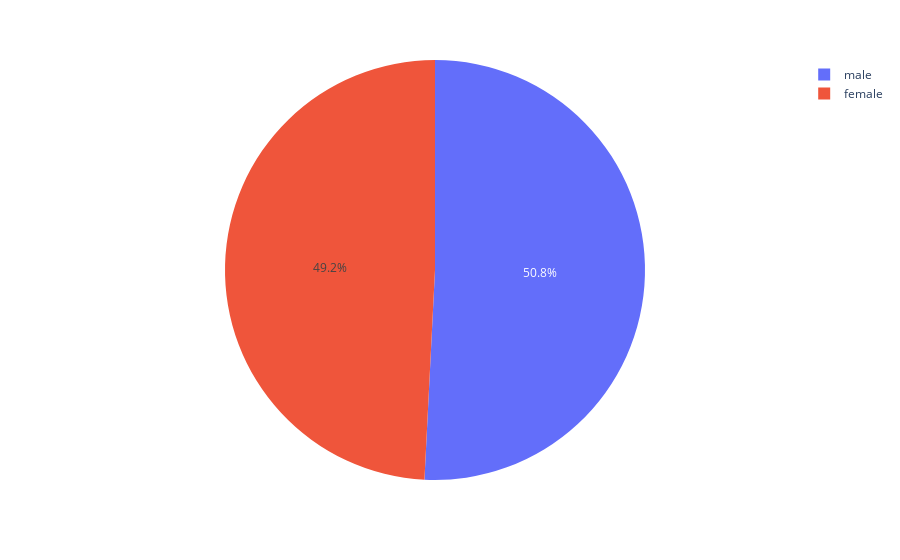

Notebook source saved alongside this figure:
### Code cell
px.pie(names=writing_score_gender.index, values=writing_score_gender.values)

### Figure 1 — Plotly figure (JSON) as saved in the notebook; plotly's stock layout.template omitted (floating-point values rounded to 4 significant figures)
{"data": [{"domain": {"x": [0, 1], "y": [0, 1]}, "hovertemplate": "label=%{label}<br>value=%{value}<extra></extra>", "labels": ["male", "female"], "legendgroup": "", "name": "", "showlegend": true, "type": "pie", "values": [508, 492]}], "layout": {"autosize": true, "legend": {"tracegroupgap": 0}, "margin": {"t": 60}}}
